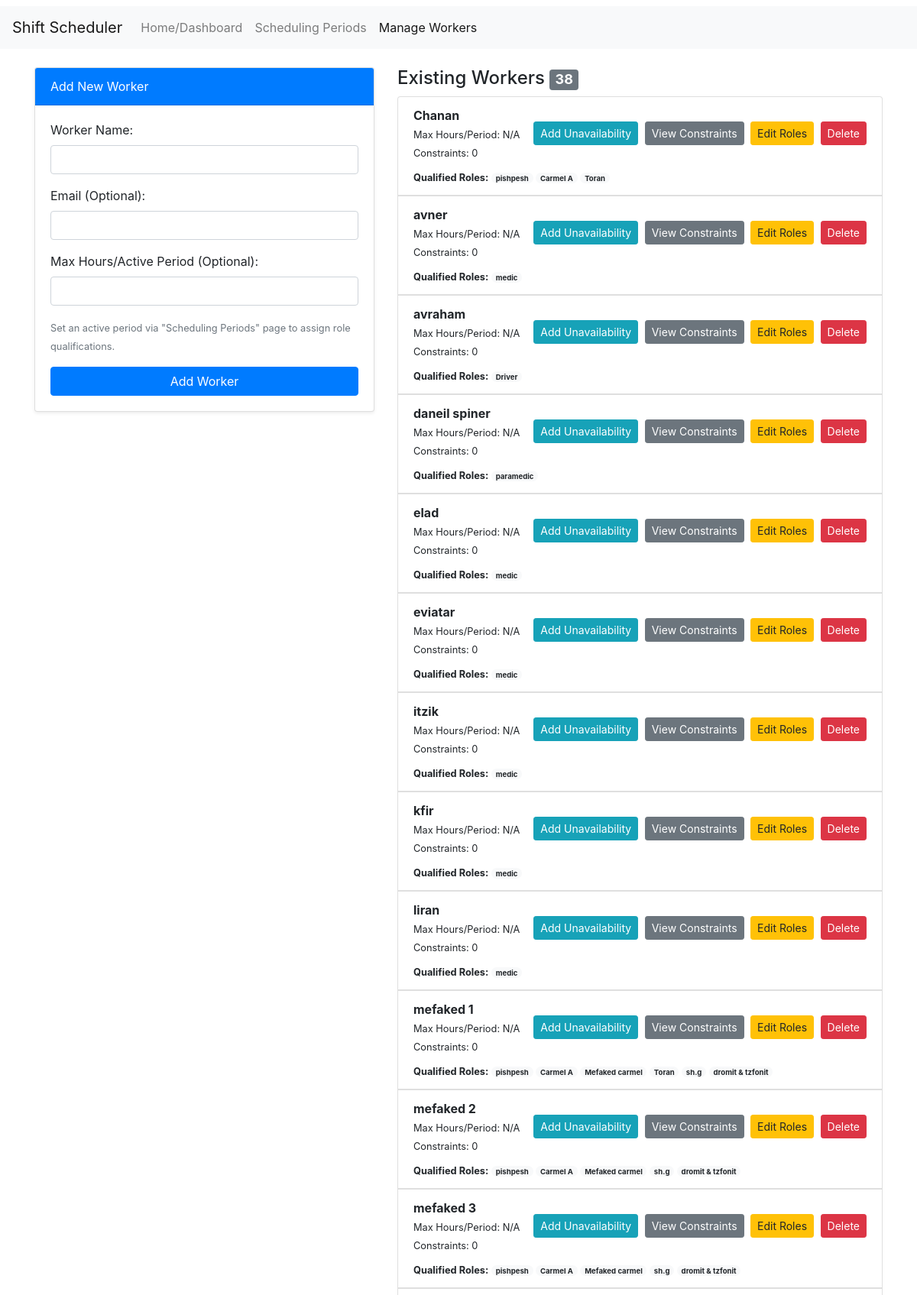
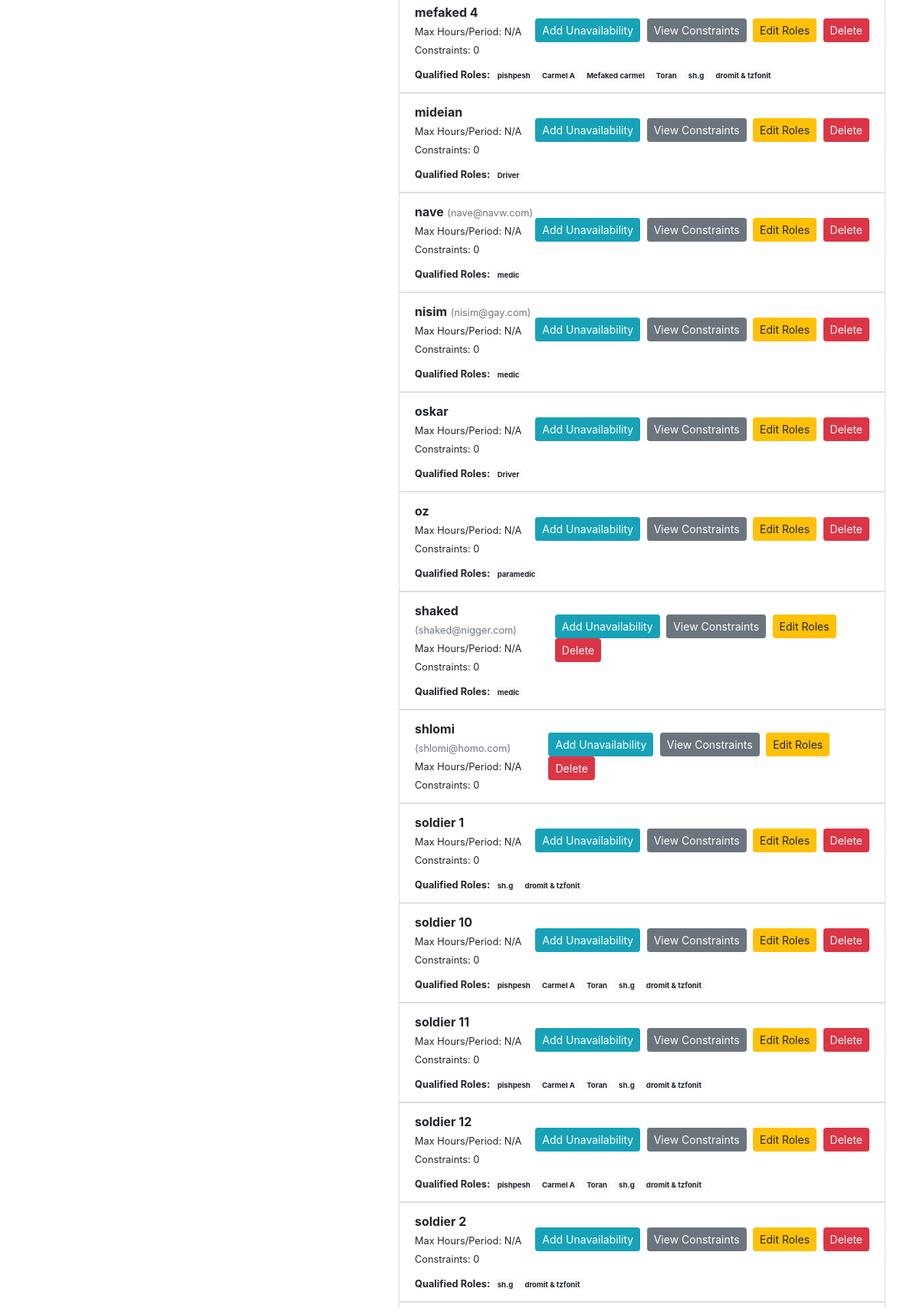
Page /manage_workers (upper part) on the committed database (2 pictures, top to bottom).
### app/models.py (models this page shows, shortened)
class Worker(db.Model):
    __tablename__ = 'worker'
    id = db.Column(db.Integer, primary_key=True)
    name = db.Column(db.String(100), unique=True, nullable=False)
    email = db.Column(db.String(120), unique=True, nullable=True)
    max_hours_per_week = db.Column(db.Integer, nullable=True) # Interpreted as max for active period by algorithm
    constraints = db.relationship('Constraint', backref='worker', lazy='dynamic', cascade="all, delete-orphan")
    scheduled_shifts = db.relationship('ScheduledShift', backref='worker_assigned', lazy='dynamic', cascade="all, delete-orphan")
    qualified_roles = db.relationship('JobRole', secondary=worker_jobrole_association,
                                      lazy='subquery', # Eagerly loads roles when worker is loaded
                                      backref=db.backref('qualified_workers', lazy='dynamic'))

class JobRole(db.Model):
    __tablename__ = 'job_role'
    id = db.Column(db.Integer, primary_key=True)
    name = db.Column(db.String(100), nullable=False) # e.g., "Cook", "Servant"
    number_needed = db.Column(db.Integer, default=1, nullable=False) # Number needed simultaneously
    shift_duration_days = db.Column(db.Integer, default=0, nullable=False)
    shift_duration_hours = db.Column(db.Integer, default=0, nullable=False)
    shift_duration_minutes = db.Column(db.Integer, default=0, nullable=False)
    difficulty_multiplier = db.Column(db.Float, nullable=False, default=1.0, server_default='1.0')
    work_start_time = db.Column(db.Time, nullable=True)  # e.g., 22:00 for night shift
    work_end_time = db.Column(db.Time, nullable=True)    # e.g., 04:00 for night shift
    is_overnight_shift = db.Column(db.Boolean, default=False, nullable=False)  # True if shift crosses midnight
    scheduling_period_id = db.Column(db.Integer, db.ForeignKey('scheduling_period.id', ondelete="CASCADE"), nullable=False)
    scheduling_period = db.relationship('SchedulingPeriod', backref=db.backref('job_roles', lazy='dynamic', cascade="all, delete-orphan"))

### app/routes.py (the view, shortened to what this page needs)
@main_bp.route('/manage_workers', methods=['GET', 'POST'])
def manage_workers():
    active_period = get_active_period()
    all_job_roles_in_active_period = []
    if active_period:
        all_job_roles_in_active_period = JobRole.query.filter_by(scheduling_period_id=active_period.id).order_by(JobRole.name).all()
    workers = Worker.query.options(
        selectinload(Worker.qualified_roles).selectinload(JobRole.scheduling_period)
    ).order_by(Worker.name).all()
    return render_template('manage_workers.html', workers=workers, active_period=active_period,
                           all_job_roles_in_active_period=all_job_roles_in_active_period)

### app/routes.py (called while the page is built)
def get_active_period():
    active_period_id = session.get('active_period_id')
    if active_period_id:
        return SchedulingPeriod.query.get(active_period_id)
    return None

### app/templates/manage_workers.html (shortened to what this page needs)
{% extends "base.html" %}
{% block content %}
<div class="row">
    <div class="col-md-5">
        <div class="card shadow-sm mb-4">
            <div class="card-header bg-primary text-white">Add New Worker</div>
            <div class="card-body">
                <form method="POST" action="{{ url_for('main.manage_workers') }}" class="needs-validation" novalidate>
                    <div class="form-group">
                        <label for="worker_name">Worker Name:</label>
                        <input type="text" class="form-control" id="worker_name" name="worker_name" required>
                    </div>
                    <div class="form-group">
                        <label for="worker_email">Email (Optional):</label>
                        <input type="email" class="form-control" id="worker_email" name="worker_email">
                    </div>
                    <div class="form-group">
                        <label for="max_hours_per_week">Max Hours/Active Period (Optional):</label>
                        <input type="number" class="form-control" id="max_hours_per_week" name="max_hours_per_week" min="0">
                    </div>
                    {% if active_period and all_job_roles_in_active_period %}
                    <div class="form-group">
                        <label>Qualified Roles (for current active period: {{ active_period.name }}):</label>
                        {% for role in all_job_roles_in_active_period %}
                        <div class="form-check">
                            <input class="form-check-input" type="checkbox" name="qualified_roles" value="{{ role.id }}" id="role_{{ role.id }}_new_{{ worker.id if worker else 'new' }}">
                            <label class="form-check-label" for="role_{{ role.id }}_new_{{ worker.id if worker else 'new' }}">
                                {{ role.name }}
                            </label>
                        </div>
                        {% endfor %}
                        {% if not all_job_roles_in_active_period %}<small class="text-muted">No job roles defined for the active period '{{ active_period.name }}' yet.</small>{% endif %}
                    </div>
                    {% elif active_period %}
                         <p><small class="text-muted">No job roles defined yet for active period '{{ active_period.name }}' to assign qualifications.</small></p>
                    {% else %}
                        <p><small class="text-muted">Set an active period via "Scheduling Periods" page to assign role qualifications.</small></p>
                    {% endif %}
                    <button type="submit" class="btn btn-primary btn-block">Add Worker</button>
                </form>
            </div>
        </div>
    </div>
    <div class="col-md-7">
        <h4>Existing Workers <span class="badge badge-secondary">{{ workers|length }}</span></h4>
        {% if workers %}
            <ul class="list-group">
            {% for worker_iter in workers %}
                <li class="list-group-item">
                    <div class="d-flex justify-content-between align-items-center">
                        <div>
                            <strong>{{ worker_iter.name }}</strong>
                            {% if worker_iter.email %}<small class="text-muted"> ({{ worker_iter.email }})</small>{% endif %}<br>
                            <small>Max Hours/Period: {{ worker_iter.max_hours_per_week if worker_iter.max_hours_per_week is not none else 'N/A' }}</small><br>
                            <small>Constraints: {{ worker_iter.constraints.count() }}</small>
                        </div>
                        <div>
                            <button class="btn btn-sm btn-info mr-1" data-toggle="modal" data-target="#constraintModal-{{ worker_iter.id }}">Add Unavailability</button>
                            <button class="btn btn-sm btn-secondary mr-1" data-toggle="modal" data-target="#viewConstraintsModal-{{ worker_iter.id }}">View Constraints</button>
                            <button class="btn btn-sm btn-warning mr-1" data-toggle="modal" data-target="#rolesModal-{{ worker_iter.id }}">Edit Roles</button>
                            <form method="POST" action="{{ url_for('main.delete_worker', worker_id=worker_iter.id) }}" style="display: inline;">
                                <button type="submit" class="btn btn-sm btn-danger" onclick="return confirm('DELETE worker \'{{ worker_iter.name }}\' and ALL their data? This cannot be undone.');">Delete</button>
                            </form>
                        </div>
                    </div>
                    {% if worker_iter.qualified_roles %}
                        <div class="mt-2">
                            <small><strong>Qualified Roles:</strong>
                                {% for role in worker_iter.qualified_roles %}
                                    <span class="badge badge-pill badge-light">{{ role.name }} {% if active_period and role.scheduling_period_id != active_period.id %}(from other period){% endif %}</span>
                                {% endfor %}
                            </small>
                        </div>
                    {% endif %}
                </li>
            {% endfor %}
            </ul>
        {% else %}
            <p>No workers created yet.</p>
        {% endif %}
    </div>
</div>
{% endblock %}

### app/static/css/style.css (style rules this page uses)
body { padding-top: 0.5rem; font-family: -apple-system, BlinkMacSystemFont, "Segoe UI", Roboto, "Helvetica Neue", Arial, sans-serif; }
.card { margin-bottom: 1.5rem; }

### rows in the picture
Worker: name "Chanan", max_hours_per_week "N/A", constraints.count "0"
JobRole: name "pishpesh"
JobRole: name "Carmel A"
JobRole: name "Toran"
Worker: name "avner", max_hours_per_week "N/A", constraints.count "0"
JobRole: name "medic"
Worker: name "avraham", max_hours_per_week "N/A", constraints.count "0"
JobRole: name "Driver"
Worker: name "daneil spiner", max_hours_per_week "N/A", constraints.count "0"
JobRole: name "paramedic"
Worker: name "elad", max_hours_per_week "N/A", constraints.count "0"
Worker: name "eviatar", max_hours_per_week "N/A", constraints.count "0"
Worker: name "itzik", max_hours_per_week "N/A", constraints.count "0"
Worker: name "kfir", max_hours_per_week "N/A", constraints.count "0"
Worker: name "liran", max_hours_per_week "N/A", constraints.count "0"
Worker: name "mefaked 1", max_hours_per_week "N/A", constraints.count "0"
JobRole: name "Mefaked carmel"
JobRole: name "sh.g"
JobRole: name "dromit & tzfonit"
Worker: name "mefaked 2", max_hours_per_week "N/A", constraints.count "0"
Worker: name "mefaked 3", max_hours_per_week "N/A", constraints.count "0"
Worker: name "mefaked 4", max_hours_per_week "N/A", constraints.count "0"
Worker: name "mideian", max_hours_per_week "N/A", constraints.count "0"
Worker: name "nave", email "nave@navw.com", max_hours_per_week "N/A", constraints.count "0"
Worker: name "nisim", email "nisim@gay.com", max_hours_per_week "N/A", constraints.count "0"
Worker: name "oskar", max_hours_per_week "N/A", constraints.count "0"
Worker: name "oz", max_hours_per_week "N/A", constraints.count "0"
Worker: name "shaked", email "shaked@nigger.com", max_hours_per_week "N/A", constraints.count "0"
Worker: name "shlomi", email "shlomi@homo.com", max_hours_per_week "N/A", constraints.count "0"
Worker: name "soldier 1", max_hours_per_week "N/A", constraints.count "0"
Worker: name "soldier 10", max_hours_per_week "N/A", constraints.count "0"
Worker: name "soldier 11", max_hours_per_week "N/A", constraints.count "0"
Worker: name "soldier 12", max_hours_per_week "N/A", constraints.count "0"
Worker: name "soldier 2", max_hours_per_week "N/A", constraints.count "0"

### other values in the picture
{{ workers|length }} "38"
